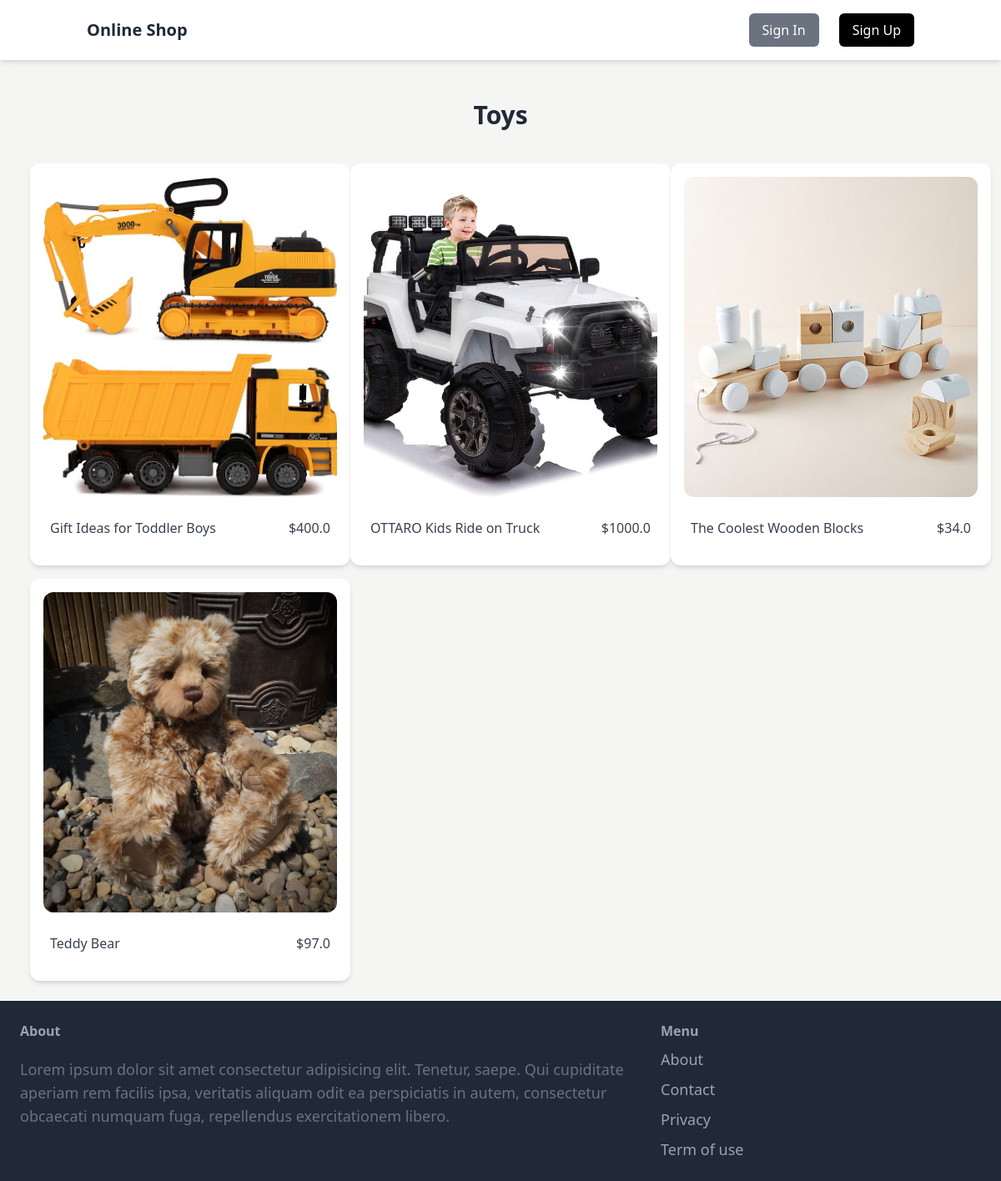
Page /items/categorie/1/ on the committed database.
### item/models.py (models this page shows, shortened)
class Category(models.Model):
    name= models.CharField(max_length=100)
    class Meta:
        ordering=('name',)
        verbose_name_plural="Categories"

class Item (models.Model):
     category= models.ForeignKey(Category,related_name='items', on_delete=models.CASCADE)
     name= models.CharField(max_length=100)
     description = models.TextField(null=True, blank=True)
     price= models.FloatField()
     image=models.ImageField(upload_to='item_image',blank=True,null=True)
     is_sold= models.BooleanField(default=False)
     created_by= models.ForeignKey(User,related_name='items',on_delete=models.CASCADE)
     created_at=models.DateTimeField(auto_now_add=True)
     class Meta:
        ordering=('-created_at',)
        verbose_name_plural="Items"

### item/views.py (the view)
# urls.py: path("categorie/<int:fk>/",category,name='categorie'),
def category(request,fk):
    items=get_list_or_404(Item,category_id=fk)
    category=get_object_or_404(Category,id=fk)
    print(category.name)
    context={
        'category':category,
        'items':items
    }
    return render(request,'item/category.html',context)

### item/templates/item/category.html
{% extends "core/base.html" %}
{% block core %}
<br>
  <h3 class="text-center text-3xl font-semibold text-gray-800 ">{{category.name}}</h3>
<br>
  <div class="grid-cols-2 sm:grid md:grid-cols-3 ">
    {% for item in items  %}
    <div class="mx-3 mt-4 relative flex flex-col text-gray-700 bg-white shadow-md bg-clip-border rounded-xl w-96">
        <div class="relative mx-4 mt-4 overflow-hidden text-gray-700 bg-white bg-clip-border rounded-xl h-96">
            <a href="{% url 'item:detail' item.id %}">
            <img
            src="{{item.image.url}}"
            alt="card-image" class="object-cover w-full h-full" />
            </a>
        </div>
        <div class="p-6">
          <div class="flex items-center justify-between mb-2">
            <p class="block font-sans text-base antialiased font-medium leading-relaxed text-blue-gray-900">
              {{item.name}}
            </p>
            <p class="block font-sans text-base antialiased font-medium leading-relaxed text-blue-gray-900">
              ${{item.price}}
            </p>
          </div>
        </div>
      </div>
      {% endfor %}
    </div>
{% endblock  %}

### rows in the picture
Category: name "Toys"
Item: image (picture), name "Gift Ideas for Toddler Boys", price "400.0"
Item: image (picture), name "OTTARO Kids Ride on Truck", price "1000.0"
Item: image (picture), name "The Coolest Wooden Blocks", price "34.0"
Item: image (picture), name "Teddy Bear", price "97.0"
